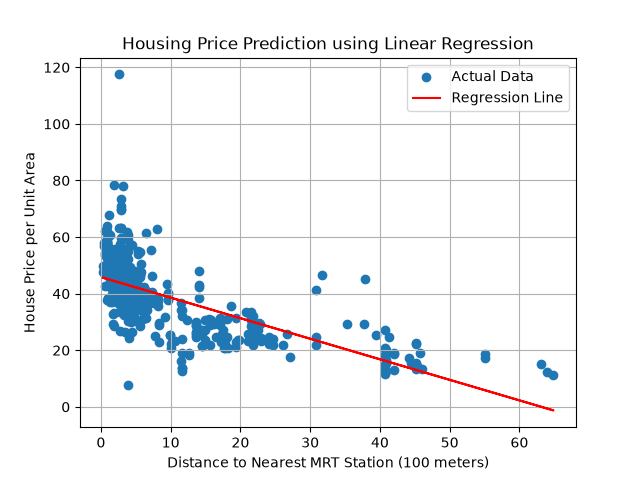

The Python source for this figure:
import pandas as pd
import matplotlib.pyplot as plt
from sklearn.linear_model import LinearRegression

# Load dataset
homes = pd.read_csv("real_estate.csv")

# Convert distance into units of 100 meters
homes["distance_100m"] = homes["X3 distance to the nearest MRT station"] / 100

# Select input and target
X = homes[["distance_100m"]]
y = homes["Y house price of unit area"]

# Fit linear regression
model = LinearRegression()
model.fit(X, y)

# (a) Slope and intercept
print("Slope:", model.coef_[0])
print("Intercept:", model.intercept_)

# (b) Predict price at 500 m
new_house = pd.DataFrame({"distance_100m": [5]})
prediction = model.predict(new_house)
print("Predicted price at 500 meters:", prediction[0])

# (c) Plot data and fitted line
plt.scatter(X["distance_100m"], y, label="Actual Data")
plt.plot(X["distance_100m"], model.predict(X), color="red", label="Regression Line")
plt.xlabel("Distance to Nearest MRT Station (100 meters)")
plt.ylabel("House Price per Unit Area")
plt.title("Housing Price Prediction using Linear Regression")
plt.legend()
plt.grid(True)

plt.savefig("task1_housing.png")
plt.show()
